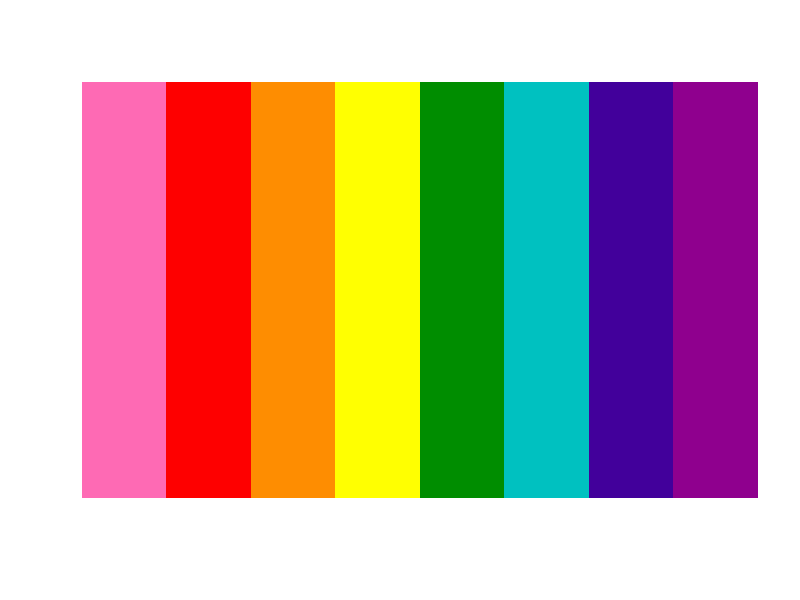
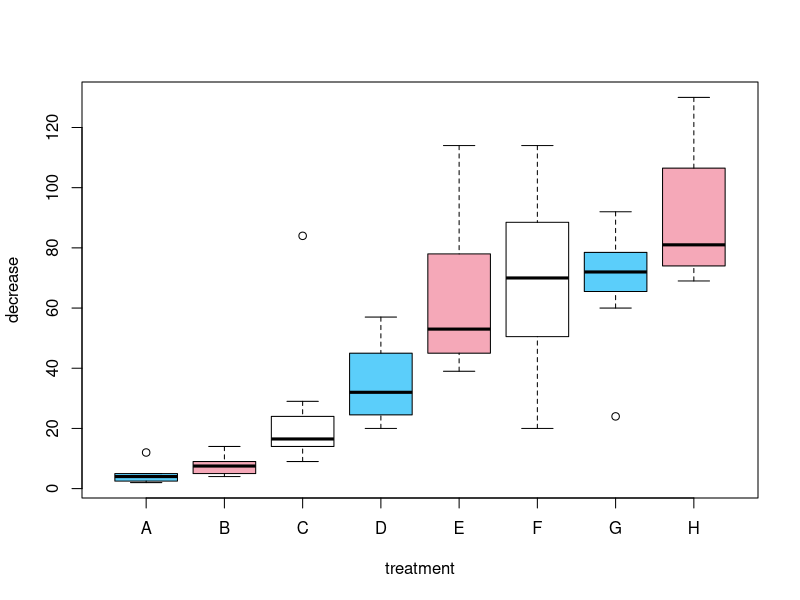
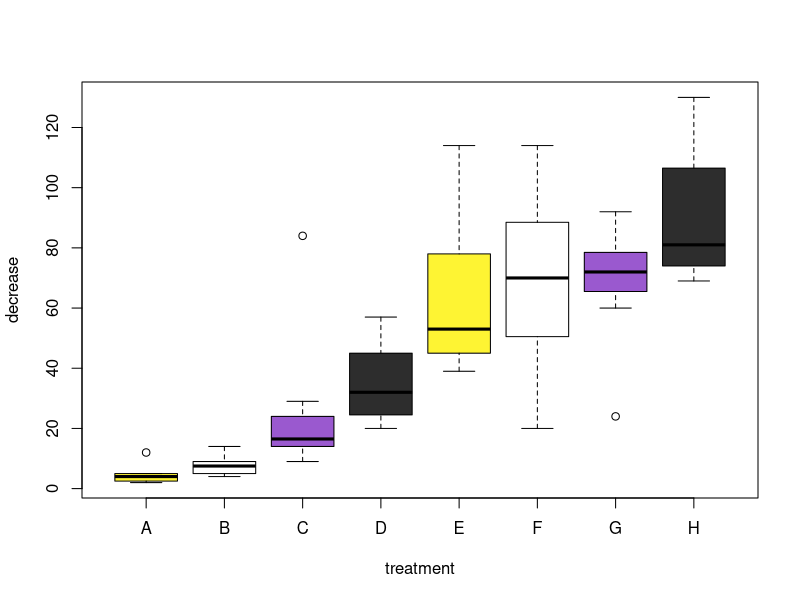

These figures' R source, in order:
# Pride Palettes

pridepalettes <- list(
  bakerpride = c("#fe6ab4", "#fe0000", "#fe8d01", "#ffff01", "#008d00", "#00c1c0", "#42009b", "#8f008e"),
  traditionalpride = c("#e40203","#ff8b00", "#feed01", "#007f24", "#004dff", "#760789"),
  phillypride = c("#010101", "#785016", "#fe0000", "#fd8c00", "#ffe500", "#109e0a", "#0644b3", "#c22edc"),
  bipride = c("#d6006f", "#724e94", "#0038a7"),
  panpride = c("#ff228c", "#ffd801", "#20b2ff"),
  apride = c("#000000","#7f7f7f","#ffffff","#660066"),
  labryspride = c("#782591", "#000000", "#ffffff"),
  intersexpride = c("#ffd800", "#7902aa"),
  transpride = c("#5bcefa", "#f5a8b8", "#ffffff"),
  gfluidpride = c("#fe75a1", "#ffffff", "#bd16d6", "#000000", "#323dbb"),
  gqueerpride = c("#b798dc", "#fefefe", "#6b8e3a"),
  lesbianpride = c("#a40061", "#b75592", "#d063a6", "#ededeb", "#e3abce", "#c54e54", "#8a1e04"),
  nonbinarypride = c("#fef433", "#ffffff", "#9a59cf", "#2d2d2d")
)

#Visualize;
png("bakerpride.png")
image(1:8,1,as.matrix(1:8),col=pridepalettes$bakerpride,xlab="",
      ylab="",xaxt="n",yaxt="n",bty="n")
dev.off()

# Example;
data("OrchardSprays")
png("transorchard.png")
plot(decrease ~ treatment, OrchardSprays, col=pridepalettes$transpride)
dev.off()
png("nonbinaryorchard.png")
plot(decrease ~ treatment, OrchardSprays, col=pridepalettes$nonbinarypride)
dev.off()
